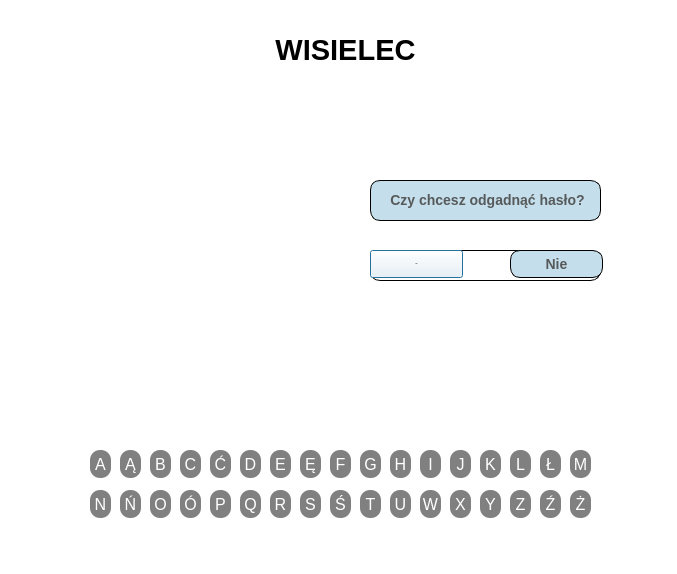
<?xml version="1.0" encoding="UTF-8"?>
<ui version="4.0">
 <class>Dialog</class>
 <widget class="QDialog" name="Dialog">
  <property name="geometry">
   <rect>
    <x>0</x>
    <y>0</y>
    <width>677</width>
    <height>574</height>
   </rect>
  </property>
  <property name="windowTitle">
   <string>Dialog</string>
  </property>
  <property name="styleSheet">
   <string notr="true">background-color: white</string>
  </property>
  <widget class="QLabel" name="question_label">
   <property name="geometry">
    <rect>
     <x>370</x>
     <y>180</y>
     <width>231</width>
     <height>41</height>
    </rect>
   </property>
   <property name="font">
    <font>
     <pointsize>-1</pointsize>
     <weight>75</weight>
     <bold>true</bold>
    </font>
   </property>
   <property name="styleSheet">
    <string notr="true">QLabel {
    color: #565A5B;
    border: 1px solid black;
	font-size: 14px;
    border-radius: 10px;
    background-color: #C5DEEB;
    padding: 3px;
    }

QPushButton:hover {
    background: qradialgradient(
        cx: 0.3, cy: -0.4, fx: 0.3, fy: -0.4,
        radius: 1.35, stop: 0 #fff, stop: 1 #A5E2FF
        );
    }

QPushButton:pressed {
    color: #0B5AE1;
    border-style: inset;
    background: qradialgradient(
        cx: 0.4, cy: -0.1, fx: 0.4, fy: -0.1,
        radius: 1.35, stop: 0 #fff, stop: 1 #D7B5F9
        );
    }</string>
   </property>
   <property name="text">
    <string>&lt;html&gt;&lt;head/&gt;&lt;body&gt;&lt;p align=&quot;center&quot;&gt;Czy chcesz odgadnąć hasło?&lt;/p&gt;&lt;/body&gt;&lt;/html&gt;</string>
   </property>
   <property name="scaledContents">
    <bool>false</bool>
   </property>
   <property name="wordWrap">
    <bool>false</bool>
   </property>
  </widget>
  <widget class="QPushButton" name="yes_pushButton">
   <property name="geometry">
    <rect>
     <x>370</x>
     <y>250</y>
     <width>93</width>
     <height>28</height>
    </rect>
   </property>
   <property name="font">
    <font>
     <pointsize>-1</pointsize>
     <weight>75</weight>
     <bold>true</bold>
    </font>
   </property>
   <property name="styleSheet">
    <string notr="true">QPushButton {
    color: #565A5B;
    border: 1px solid black;
	font-size: 14px;
    border-radius: 10px;
    background-color: #C5DEEB;
    padding: 3px;
    }

QPushButton:hover {
    background: qradialgradient(
        cx: 0.3, cy: -0.4, fx: 0.3, fy: -0.4,
        radius: 1.35, stop: 0 #fff, stop: 1 #A5E2FF
        );
    }

QPushButton:pressed {
    color: #0B5AE1;
    border-style: inset;
    background: qradialgradient(
        cx: 0.4, cy: -0.1, fx: 0.4, fy: -0.1,
        radius: 1.35, stop: 0 #fff, stop: 1 #D7B5F9
        );
    }background-color:silver;</string>
   </property>
   <property name="text">
    <string>Tak</string>
   </property>
  </widget>
  <widget class="QPushButton" name="no_pushButton">
   <property name="geometry">
    <rect>
     <x>510</x>
     <y>250</y>
     <width>93</width>
     <height>28</height>
    </rect>
   </property>
   <property name="font">
    <font>
     <pointsize>-1</pointsize>
     <weight>75</weight>
     <bold>true</bold>
    </font>
   </property>
   <property name="styleSheet">
    <string notr="true">QPushButton {
    color: #565A5B;
    border: 1px solid black;
	font-size: 14px;
    border-radius: 10px;
    background-color: #C5DEEB;
    padding: 3px;
    }

QPushButton:hover {
    background: qradialgradient(
        cx: 0.3, cy: -0.4, fx: 0.3, fy: -0.4,
        radius: 1.35, stop: 0 #fff, stop: 1 #A5E2FF
        );
    }

QPushButton:pressed {
    color: #0B5AE1;
    border-style: inset;
    background: qradialgradient(
        cx: 0.4, cy: -0.1, fx: 0.4, fy: -0.1,
        radius: 1.35, stop: 0 #fff, stop: 1 #D7B5F9
        );
    }</string>
   </property>
   <property name="text">
    <string>Nie</string>
   </property>
  </widget>
  <widget class="QLabel" name="wisielec_label">
   <property name="geometry">
    <rect>
     <x>70</x>
     <y>20</y>
     <width>551</width>
     <height>61</height>
    </rect>
   </property>
   <property name="font">
    <font>
     <pointsize>22</pointsize>
     <weight>75</weight>
     <bold>true</bold>
    </font>
   </property>
   <property name="layoutDirection">
    <enum>Qt::LeftToRight</enum>
   </property>
   <property name="styleSheet">
    <string notr="true">background-color:transparent;</string>
   </property>
   <property name="text">
    <string>&lt;html&gt;&lt;head/&gt;&lt;body&gt;&lt;p align=&quot;center&quot;&gt;&lt;span style=&quot; color:#000000;&quot;&gt;WISIELEC&lt;/span&gt;&lt;/p&gt;&lt;/body&gt;&lt;/html&gt;</string>
   </property>
  </widget>
  <widget class="QPushButton" name="a_pushButton">
   <property name="geometry">
    <rect>
     <x>90</x>
     <y>450</y>
     <width>21</width>
     <height>28</height>
    </rect>
   </property>
   <property name="styleSheet">
    <string notr="true">QPushButton {
                     border-radius: 10px;
                     background-color: grey;
                     color: white;
                     font-size: 16px;
                     }

QPushButton:hover {
                    background-color: #C0C0C0;
					color: yellow
                     }
QPushButton:pressed {
                     background-color: #A9A9A9;
                     }</string>
   </property>
   <property name="text">
    <string>A</string>
   </property>
  </widget>
  <widget class="QPushButton" name="aa_pushButton">
   <property name="geometry">
    <rect>
     <x>120</x>
     <y>450</y>
     <width>21</width>
     <height>28</height>
    </rect>
   </property>
   <property name="styleSheet">
    <string notr="true">QPushButton {
                     border-radius: 10px;
                     background-color: grey;
                     color: white;
                     font-size: 16px;
                     }

QPushButton:hover {
                    background-color: #C0C0C0;
					color: yellow
                     }
QPushButton:pressed {
                     background-color: #A9A9A9;
                     }</string>
   </property>
   <property name="text">
    <string>Ą</string>
   </property>
  </widget>
  <widget class="QPushButton" name="b_pushButton">
   <property name="geometry">
    <rect>
     <x>150</x>
     <y>450</y>
     <width>21</width>
     <height>28</height>
    </rect>
   </property>
   <property name="styleSheet">
    <string notr="true">QPushButton {
                     border-radius: 10px;
                     background-color: grey;
                     color: white;
                     font-size: 16px;
                     }

QPushButton:hover {
                    background-color: #C0C0C0;
					color: yellow
                     }
QPushButton:pressed {
                     background-color: #A9A9A9;
                     }</string>
   </property>
   <property name="text">
    <string>B</string>
   </property>
  </widget>
  <widget class="QPushButton" name="c_pushButton">
   <property name="geometry">
    <rect>
     <x>180</x>
     <y>450</y>
     <width>21</width>
     <height>28</height>
    </rect>
   </property>
   <property name="styleSheet">
    <string notr="true">QPushButton {
                     border-radius: 10px;
                     background-color: grey;
                     color: white;
                     font-size: 16px;
                     }

QPushButton:hover {
                    background-color: #C0C0C0;
					color: yellow
                     }
QPushButton:pressed {
                     background-color: #A9A9A9;
                     }</string>
   </property>
   <property name="inputMethodHints">
    <set>Qt::ImhNone</set>
   </property>
   <property name="text">
    <string>C</string>
   </property>
  </widget>
  <widget class="QPushButton" name="cc_pushButton">
   <property name="geometry">
    <rect>
     <x>210</x>
     <y>450</y>
     <width>21</width>
     <height>28</height>
    </rect>
   </property>
   <property name="styleSheet">
    <string notr="true">QPushButton {
                     border-radius: 10px;
                     background-color: grey;
                     color: white;
                     font-size: 16px;
                     }

QPushButton:hover {
                    background-color: #C0C0C0;
					color: yellow
                     }
QPushButton:pressed {
                     background-color: #A9A9A9;
                     }</string>
   </property>
   <property name="text">
    <string>Ć</string>
   </property>
  </widget>
  <widget class="QPushButton" name="nn_pushButton">
   <property name="geometry">
    <rect>
     <x>120</x>
     <y>490</y>
     <width>21</width>
     <height>28</height>
    </rect>
   </property>
   <property name="styleSheet">
    <string notr="true">QPushButton {
                     border-radius: 10px;
                     background-color: grey;
                     color: white;
                     font-size: 16px;
                     }

QPushButton:hover {
                    background-color: #C0C0C0;
					color: yellow
                     }
QPushButton:pressed {
                     background-color: #A9A9A9;
                     }</string>
   </property>
   <property name="text">
    <string>Ń</string>
   </property>
  </widget>
  <widget class="QPushButton" name="o_pushButton">
   <property name="geometry">
    <rect>
     <x>150</x>
     <y>490</y>
     <width>21</width>
     <height>28</height>
    </rect>
   </property>
   <property name="styleSheet">
    <string notr="true">QPushButton {
                     border-radius: 10px;
                     background-color: grey;
                     color: white;
                     font-size: 16px;
                     }

QPushButton:hover {
                    background-color: #C0C0C0;
					color: yellow
                     }
QPushButton:pressed {
                     background-color: #A9A9A9;
                     }</string>
   </property>
   <property name="text">
    <string>O</string>
   </property>
  </widget>
  <widget class="QPushButton" name="d_pushButton">
   <property name="geometry">
    <rect>
     <x>240</x>
     <y>450</y>
     <width>21</width>
     <height>28</height>
    </rect>
   </property>
   <property name="styleSheet">
    <string notr="true">QPushButton {
                     border-radius: 10px;
                     background-color: grey;
                     color: white;
                     font-size: 16px;
                     }

QPushButton:hover {
                    background-color: #C0C0C0;
					color: yellow
                     }
QPushButton:pressed {
                     background-color: #A9A9A9;
                     }</string>
   </property>
   <property name="text">
    <string>D</string>
   </property>
  </widget>
  <widget class="QPushButton" name="n_pushButton">
   <property name="geometry">
    <rect>
     <x>90</x>
     <y>490</y>
     <width>21</width>
     <height>28</height>
    </rect>
   </property>
   <property name="styleSheet">
    <string notr="true">QPushButton {
                     border-radius: 10px;
                     background-color: grey;
                     color: white;
                     font-size: 16px;
                     }

QPushButton:hover {
                    background-color: #C0C0C0;
					color: yellow
                     }
QPushButton:pressed {
                     background-color: #A9A9A9;
                     }</string>
   </property>
   <property name="text">
    <string>N</string>
   </property>
  </widget>
  <widget class="QPushButton" name="m_pushButton">
   <property name="geometry">
    <rect>
     <x>570</x>
     <y>450</y>
     <width>21</width>
     <height>28</height>
    </rect>
   </property>
   <property name="styleSheet">
    <string notr="true">QPushButton {
                     border-radius: 10px;
                     background-color: grey;
                     color: white;
                     font-size: 16px;
                     }

QPushButton:hover {
                    background-color: #C0C0C0;
					color: yellow
                     }
QPushButton:pressed {
                     background-color: #A9A9A9;
                     }</string>
   </property>
   <property name="text">
    <string>M</string>
   </property>
  </widget>
  <widget class="QPushButton" name="e_pushButton">
   <property name="geometry">
    <rect>
     <x>270</x>
     <y>450</y>
     <width>21</width>
     <height>28</height>
    </rect>
   </property>
   <property name="styleSheet">
    <string notr="true">QPushButton {
                     border-radius: 10px;
                     background-color: grey;
                     color: white;
                     font-size: 16px;
                     }

QPushButton:hover {
                    background-color: #C0C0C0;
					color: yellow
                     }
QPushButton:pressed {
                     background-color: #A9A9A9;
                     }</string>
   </property>
   <property name="text">
    <string>E</string>
   </property>
  </widget>
  <widget class="QPushButton" name="ee_pushButton">
   <property name="geometry">
    <rect>
     <x>300</x>
     <y>450</y>
     <width>21</width>
     <height>28</height>
    </rect>
   </property>
   <property name="styleSheet">
    <string notr="true">QPushButton {
                     border-radius: 10px;
                     background-color: grey;
                     color: white;
                     font-size: 16px;
                     }

QPushButton:hover {
                    background-color: #C0C0C0;
					color: yellow
                     }
QPushButton:pressed {
                     background-color: #A9A9A9;
                     }</string>
   </property>
   <property name="text">
    <string>Ę</string>
   </property>
  </widget>
  <widget class="QPushButton" name="oo_pushButton">
   <property name="geometry">
    <rect>
     <x>180</x>
     <y>490</y>
     <width>21</width>
     <height>28</height>
    </rect>
   </property>
   <property name="styleSheet">
    <string notr="true">QPushButton {
                     border-radius: 10px;
                     background-color: grey;
                     color: white;
                     font-size: 16px;
                     }

QPushButton:hover {
                    background-color: #C0C0C0;
					color: yellow
                     }
QPushButton:pressed {
                     background-color: #A9A9A9;
                     }</string>
   </property>
   <property name="text">
    <string>Ó</string>
   </property>
  </widget>
  <widget class="QPushButton" name="p_pushButton">
   <property name="geometry">
    <rect>
     <x>210</x>
     <y>490</y>
     <width>21</width>
     <height>28</height>
    </rect>
   </property>
   <property name="styleSheet">
    <string notr="true">QPushButton {
                     border-radius: 10px;
                     background-color: grey;
                     color: white;
                     font-size: 16px;
                     }

QPushButton:hover {
                    background-color: #C0C0C0;
					color: yellow
                     }
QPushButton:pressed {
                     background-color: #A9A9A9;
                     }</string>
   </property>
   <property name="text">
    <string>P</string>
   </property>
  </widget>
  <widget class="QPushButton" name="r_pushButton">
   <property name="geometry">
    <rect>
     <x>270</x>
     <y>490</y>
     <width>21</width>
     <height>28</height>
    </rect>
   </property>
   <property name="styleSheet">
    <string notr="true">QPushButton {
                     border-radius: 10px;
                     background-color: grey;
                     color: white;
                     font-size: 16px;
                     }

QPushButton:hover {
                    background-color: #C0C0C0;
					color: yellow
                     }
QPushButton:pressed {
                     background-color: #A9A9A9;
                     }</string>
   </property>
   <property name="text">
    <string>R</string>
   </property>
  </widget>
  <widget class="QPushButton" name="q_pushButton">
   <property name="geometry">
    <rect>
     <x>240</x>
     <y>490</y>
     <width>21</width>
     <height>28</height>
    </rect>
   </property>
   <property name="styleSheet">
    <string notr="true">QPushButton {
                     border-radius: 10px;
                     background-color: grey;
                     color: white;
                     font-size: 16px;
                     }

QPushButton:hover {
                    background-color: #C0C0C0;
					color: yellow
                     }
QPushButton:pressed {
                     background-color: #A9A9A9;
                     }</string>
   </property>
   <property name="text">
    <string>Q</string>
   </property>
  </widget>
  <widget class="QPushButton" name="i_pushButton">
   <property name="geometry">
    <rect>
     <x>420</x>
     <y>450</y>
     <width>21</width>
     <height>28</height>
    </rect>
   </property>
   <property name="styleSheet">
    <string notr="true">QPushButton {
                     border-radius: 10px;
                     background-color: grey;
                     color: white;
                     font-size: 16px;
                     }

QPushButton:hover {
                    background-color: #C0C0C0;
					color: yellow
                     }
QPushButton:pressed {
                     background-color: #A9A9A9;
                     }</string>
   </property>
   <property name="text">
    <string>I</string>
   </property>
  </widget>
  <widget class="QPushButton" name="ll_pushButton">
   <property name="geometry">
    <rect>
     <x>540</x>
     <y>450</y>
     <width>21</width>
     <height>28</height>
    </rect>
   </property>
   <property name="styleSheet">
    <string notr="true">QPushButton {
                     border-radius: 10px;
                     background-color: grey;
                     color: white;
                     font-size: 16px;
                     }

QPushButton:hover {
                    background-color: #C0C0C0;
					color: yellow
                     }
QPushButton:pressed {
                     background-color: #A9A9A9;
                     }</string>
   </property>
   <property name="text">
    <string>Ł</string>
   </property>
  </widget>
  <widget class="QPushButton" name="l_pushButton">
   <property name="geometry">
    <rect>
     <x>510</x>
     <y>450</y>
     <width>21</width>
     <height>28</height>
    </rect>
   </property>
   <property name="styleSheet">
    <string notr="true">QPushButton {
                     border-radius: 10px;
                     background-color: grey;
                     color: white;
                     font-size: 16px;
                     }

QPushButton:hover {
                    background-color: #C0C0C0;
					color: yellow
                     }
QPushButton:pressed {
                     background-color: #A9A9A9;
                     }</string>
   </property>
   <property name="text">
    <string>L</string>
   </property>
  </widget>
  <widget class="QPushButton" name="g_pushButton">
   <property name="geometry">
    <rect>
     <x>360</x>
     <y>450</y>
     <width>21</width>
     <height>28</height>
    </rect>
   </property>
   <property name="styleSheet">
    <string notr="true">QPushButton {
                     border-radius: 10px;
                     background-color: grey;
                     color: white;
                     font-size: 16px;
                     }

QPushButton:hover {
                    background-color: #C0C0C0;
					color: yellow
                     }
QPushButton:pressed {
                     background-color: #A9A9A9;
                     }</string>
   </property>
   <property name="text">
    <string>G</string>
   </property>
  </widget>
  <widget class="QPushButton" name="k_pushButton">
   <property name="geometry">
    <rect>
     <x>480</x>
     <y>450</y>
     <width>21</width>
     <height>28</height>
    </rect>
   </property>
   <property name="styleSheet">
    <string notr="true">QPushButton {
                     border-radius: 10px;
                     background-color: grey;
                     color: white;
                     font-size: 16px;
                     }

QPushButton:hover {
                    background-color: #C0C0C0;
					color: yellow
                     }
QPushButton:pressed {
                     background-color: #A9A9A9;
                     }</string>
   </property>
   <property name="text">
    <string>K</string>
   </property>
  </widget>
  <widget class="QPushButton" name="f_pushButton">
   <property name="geometry">
    <rect>
     <x>330</x>
     <y>450</y>
     <width>21</width>
     <height>28</height>
    </rect>
   </property>
   <property name="styleSheet">
    <string notr="true">QPushButton {
                     border-radius: 10px;
                     background-color: grey;
                     color: white;
                     font-size: 16px;
                     }

QPushButton:hover {
                    background-color: #C0C0C0;
					color: yellow
                     }
QPushButton:pressed {
                     background-color: #A9A9A9;
                     }</string>
   </property>
   <property name="text">
    <string>F</string>
   </property>
  </widget>
  <widget class="QPushButton" name="h_pushButton">
   <property name="geometry">
    <rect>
     <x>390</x>
     <y>450</y>
     <width>21</width>
     <height>28</height>
    </rect>
   </property>
   <property name="styleSheet">
    <string notr="true">QPushButton {
                     border-radius: 10px;
                     background-color: grey;
                     color: white;
                     font-size: 16px;
                     }

QPushButton:hover {
                    background-color: #C0C0C0;
					color: yellow
                     }
QPushButton:pressed {
                     background-color: #A9A9A9;
                     }</string>
   </property>
   <property name="text">
    <string>H</string>
   </property>
  </widget>
  <widget class="QPushButton" name="j_pushButton">
   <property name="geometry">
    <rect>
     <x>450</x>
     <y>450</y>
     <width>21</width>
     <height>28</height>
    </rect>
   </property>
   <property name="styleSheet">
    <string notr="true">QPushButton {
                     border-radius: 10px;
                     background-color: grey;
                     color: white;
                     font-size: 16px;
                     }

QPushButton:hover {
                    background-color: #C0C0C0;
					color: yellow
                     }
QPushButton:pressed {
                     background-color: #A9A9A9;
                     }</string>
   </property>
   <property name="text">
    <string>J</string>
   </property>
  </widget>
  <widget class="QPushButton" name="w_pushButton">
   <property name="geometry">
    <rect>
     <x>420</x>
     <y>490</y>
     <width>21</width>
     <height>28</height>
    </rect>
   </property>
   <property name="styleSheet">
    <string notr="true">QPushButton {
                     border-radius: 10px;
                     background-color: grey;
                     color: white;
                     font-size: 16px;
                     }

QPushButton:hover {
                    background-color: #C0C0C0;
					color: yellow
                     }
QPushButton:pressed {
                     background-color: #A9A9A9;
                     }</string>
   </property>
   <property name="text">
    <string>W</string>
   </property>
  </widget>
  <widget class="QPushButton" name="zzz_pushButton">
   <property name="geometry">
    <rect>
     <x>570</x>
     <y>490</y>
     <width>21</width>
     <height>28</height>
    </rect>
   </property>
   <property name="styleSheet">
    <string notr="true">QPushButton {
                     border-radius: 10px;
                     background-color: grey;
                     color: white;
                     font-size: 16px;
                     }

QPushButton:hover {
                    background-color: #C0C0C0;
					color: yellow
                     }
QPushButton:pressed {
                     background-color: #A9A9A9;
                     }</string>
   </property>
   <property name="text">
    <string>Ż</string>
   </property>
  </widget>
  <widget class="QPushButton" name="zz_pushButton">
   <property name="geometry">
    <rect>
     <x>540</x>
     <y>490</y>
     <width>21</width>
     <height>28</height>
    </rect>
   </property>
   <property name="styleSheet">
    <string notr="true">QPushButton {
                     border-radius: 10px;
                     background-color: grey;
                     color: white;
                     font-size: 16px;
                     }

QPushButton:hover {
                    background-color: #C0C0C0;
					color: yellow
                     }
QPushButton:pressed {
                     background-color: #A9A9A9;
                     }</string>
   </property>
   <property name="text">
    <string>Ź</string>
   </property>
  </widget>
  <widget class="QPushButton" name="t_pushButton">
   <property name="geometry">
    <rect>
     <x>360</x>
     <y>490</y>
     <width>21</width>
     <height>28</height>
    </rect>
   </property>
   <property name="styleSheet">
    <string notr="true">QPushButton {
                     border-radius: 10px;
                     background-color: grey;
                     color: white;
                     font-size: 16px;
                     }

QPushButton:hover {
                    background-color: #C0C0C0;
					color: yellow
                     }
QPushButton:pressed {
                     background-color: #A9A9A9;
                     }</string>
   </property>
   <property name="text">
    <string>T</string>
   </property>
  </widget>
  <widget class="QPushButton" name="z_pushButton">
   <property name="geometry">
    <rect>
     <x>510</x>
     <y>490</y>
     <width>21</width>
     <height>28</height>
    </rect>
   </property>
   <property name="styleSheet">
    <string notr="true">QPushButton {
                     border-radius: 10px;
                     background-color: grey;
                     color: white;
                     font-size: 16px;
                     }

QPushButton:hover {
                    background-color: #C0C0C0;
					color: yellow
                     }
QPushButton:pressed {
                     background-color: #A9A9A9;
                     }</string>
   </property>
   <property name="text">
    <string>Z</string>
   </property>
  </widget>
  <widget class="QPushButton" name="s_pushButton">
   <property name="geometry">
    <rect>
     <x>300</x>
     <y>490</y>
     <width>21</width>
     <height>28</height>
    </rect>
   </property>
   <property name="styleSheet">
    <string notr="true">QPushButton {
                     border-radius: 10px;
                     background-color: grey;
                     color: white;
                     font-size: 16px;
                     }

QPushButton:hover {
                    background-color: #C0C0C0;
					color: yellow
                     }
QPushButton:pressed {
                     background-color: #A9A9A9;
                     }</string>
   </property>
   <property name="text">
    <string>S</string>
   </property>
  </widget>
  <widget class="QPushButton" name="u_pushButton">
   <property name="geometry">
    <rect>
     <x>390</x>
     <y>490</y>
     <width>21</width>
     <height>28</height>
    </rect>
   </property>
   <property name="styleSheet">
    <string notr="true">QPushButton {
                     border-radius: 10px;
                     background-color: grey;
                     color: white;
                     font-size: 16px;
                     }

QPushButton:hover {
                    background-color: #C0C0C0;
					color: yellow
                     }
QPushButton:pressed {
                     background-color: #A9A9A9;
                     }</string>
   </property>
   <property name="text">
    <string>U</string>
   </property>
  </widget>
  <widget class="QPushButton" name="y_pushButton">
   <property name="geometry">
    <rect>
     <x>480</x>
     <y>490</y>
     <width>21</width>
     <height>28</height>
    </rect>
   </property>
   <property name="styleSheet">
    <string notr="true">QPushButton {
                     border-radius: 10px;
                     background-color: grey;
                     color: white;
                     font-size: 16px;
                     }

QPushButton:hover {
                    background-color: #C0C0C0;
					color: yellow
                     }
QPushButton:pressed {
                     background-color: #A9A9A9;
                     }</string>
   </property>
   <property name="text">
    <string>Y</string>
   </property>
  </widget>
  <widget class="QPushButton" name="ss_pushButton">
   <property name="geometry">
    <rect>
     <x>330</x>
     <y>490</y>
     <width>21</width>
     <height>28</height>
    </rect>
   </property>
   <property name="styleSheet">
    <string notr="true">QPushButton {
                     border-radius: 10px;
                     background-color: grey;
                     color: white;
                     font-size: 16px;
                     }

QPushButton:hover {
                    background-color: #C0C0C0;
					color: yellow
                     }
QPushButton:pressed {
                     background-color: #A9A9A9;
                     }</string>
   </property>
   <property name="text">
    <string>Ś</string>
   </property>
  </widget>
  <widget class="QPushButton" name="x_pushButton">
   <property name="geometry">
    <rect>
     <x>450</x>
     <y>490</y>
     <width>21</width>
     <height>28</height>
    </rect>
   </property>
   <property name="styleSheet">
    <string notr="true">QPushButton {
                     border-radius: 10px;
                     background-color: grey;
                     color: white;
                     font-size: 16px;
                     }

QPushButton:hover {
                    background-color: #C0C0C0;
					color: yellow
                     }
QPushButton:pressed {
                     background-color: #A9A9A9;
                     }</string>
   </property>
   <property name="text">
    <string>X</string>
   </property>
  </widget>
  <widget class="QLabel" name="szub1_label">
   <property name="geometry">
    <rect>
     <x>0</x>
     <y>70</y>
     <width>381</width>
     <height>500</height>
    </rect>
   </property>
   <property name="styleSheet">
    <string notr="true">background-color:transparent;</string>
   </property>
   <property name="text">
    <string/>
   </property>
   <property name="pixmap">
    <pixmap>Zdjęcia szubienicy/szub1.png</pixmap>
   </property>
   <property name="scaledContents">
    <bool>true</bool>
   </property>
  </widget>
  <widget class="QLabel" name="szub2_label">
   <property name="geometry">
    <rect>
     <x>0</x>
     <y>70</y>
     <width>381</width>
     <height>500</height>
    </rect>
   </property>
   <property name="styleSheet">
    <string notr="true">background-color:transparent;</string>
   </property>
   <property name="text">
    <string/>
   </property>
   <property name="pixmap">
    <pixmap>../../../Downloads/szub2.png.png</pixmap>
   </property>
  </widget>
  <widget class="QLabel" name="szub4_label">
   <property name="geometry">
    <rect>
     <x>0</x>
     <y>70</y>
     <width>381</width>
     <height>500</height>
    </rect>
   </property>
   <property name="styleSheet">
    <string notr="true">background-color:transparent;</string>
   </property>
   <property name="text">
    <string/>
   </property>
  </widget>
  <widget class="QLabel" name="szub3_label">
   <property name="geometry">
    <rect>
     <x>0</x>
     <y>70</y>
     <width>381</width>
     <height>500</height>
    </rect>
   </property>
   <property name="styleSheet">
    <string notr="true">background-color:transparent;</string>
   </property>
   <property name="text">
    <string/>
   </property>
   <property name="pixmap">
    <pixmap>../../../Downloads/szub3.png.png</pixmap>
   </property>
   <property name="scaledContents">
    <bool>true</bool>
   </property>
  </widget>
  <widget class="QLabel" name="szub5_label">
   <property name="geometry">
    <rect>
     <x>0</x>
     <y>70</y>
     <width>381</width>
     <height>500</height>
    </rect>
   </property>
   <property name="styleSheet">
    <string notr="true">background-color:transparent;</string>
   </property>
   <property name="text">
    <string/>
   </property>
   <property name="pixmap">
    <pixmap>../../../Downloads/szub5.png.png</pixmap>
   </property>
  </widget>
  <widget class="QLabel" name="szub6_label">
   <property name="geometry">
    <rect>
     <x>0</x>
     <y>70</y>
     <width>381</width>
     <height>500</height>
    </rect>
   </property>
   <property name="styleSheet">
    <string notr="true">background-color:transparent;</string>
   </property>
   <property name="text">
    <string/>
   </property>
   <property name="pixmap">
    <pixmap>../../../Downloads/szub6.png.png</pixmap>
   </property>
   <property name="scaledContents">
    <bool>true</bool>
   </property>
  </widget>
  <widget class="QLabel" name="szub7_label">
   <property name="geometry">
    <rect>
     <x>0</x>
     <y>70</y>
     <width>381</width>
     <height>500</height>
    </rect>
   </property>
   <property name="styleSheet">
    <string notr="true">background-color:transparent;</string>
   </property>
   <property name="text">
    <string/>
   </property>
   <property name="pixmap">
    <pixmap>../../../Downloads/szub7.png.png</pixmap>
   </property>
  </widget>
  <widget class="QLabel" name="szub8_label">
   <property name="geometry">
    <rect>
     <x>0</x>
     <y>70</y>
     <width>381</width>
     <height>500</height>
    </rect>
   </property>
   <property name="styleSheet">
    <string notr="true">background-color:transparent;</string>
   </property>
   <property name="text">
    <string/>
   </property>
   <property name="pixmap">
    <pixmap>../../../Downloads/szub8.png.png</pixmap>
   </property>
  </widget>
  <widget class="QLabel" name="szub9_label">
   <property name="geometry">
    <rect>
     <x>0</x>
     <y>70</y>
     <width>381</width>
     <height>500</height>
    </rect>
   </property>
   <property name="styleSheet">
    <string notr="true">background-color:transparent;</string>
   </property>
   <property name="text">
    <string/>
   </property>
   <property name="pixmap">
    <pixmap>../../../Downloads/szub9.png</pixmap>
   </property>
  </widget>
  <widget class="QLineEdit" name="finalword_lineEdit">
   <property name="geometry">
    <rect>
     <x>370</x>
     <y>250</y>
     <width>231</width>
     <height>31</height>
    </rect>
   </property>
   <property name="styleSheet">
    <string notr="true">QLineEdit {
    color: black;
    border: 1px solid black;
	font-size: 14px;
    border-radius: 10px;
    background-color: white;
    padding: 3px;
    }</string>
   </property>
  </widget>
  <widget class="QLabel" name="keyword_label">
   <property name="geometry">
    <rect>
     <x>70</x>
     <y>370</y>
     <width>551</width>
     <height>41</height>
    </rect>
   </property>
   <property name="font">
    <font>
     <pointsize>16</pointsize>
     <weight>75</weight>
     <bold>true</bold>
    </font>
   </property>
   <property name="styleSheet">
    <string notr="true">background-color:transparent;</string>
   </property>
   <property name="text">
    <string/>
   </property>
   <property name="alignment">
    <set>Qt::AlignCenter</set>
   </property>
  </widget>
  <zorder>finalword_lineEdit</zorder>
  <zorder>szub2_label</zorder>
  <zorder>szub1_label</zorder>
  <zorder>question_label</zorder>
  <zorder>yes_pushButton</zorder>
  <zorder>no_pushButton</zorder>
  <zorder>wisielec_label</zorder>
  <zorder>a_pushButton</zorder>
  <zorder>aa_pushButton</zorder>
  <zorder>b_pushButton</zorder>
  <zorder>c_pushButton</zorder>
  <zorder>cc_pushButton</zorder>
  <zorder>nn_pushButton</zorder>
  <zorder>o_pushButton</zorder>
  <zorder>d_pushButton</zorder>
  <zorder>n_pushButton</zorder>
  <zorder>m_pushButton</zorder>
  <zorder>e_pushButton</zorder>
  <zorder>ee_pushButton</zorder>
  <zorder>oo_pushButton</zorder>
  <zorder>p_pushButton</zorder>
  <zorder>r_pushButton</zorder>
  <zorder>q_pushButton</zorder>
  <zorder>i_pushButton</zorder>
  <zorder>ll_pushButton</zorder>
  <zorder>l_pushButton</zorder>
  <zorder>g_pushButton</zorder>
  <zorder>k_pushButton</zorder>
  <zorder>f_pushButton</zorder>
  <zorder>h_pushButton</zorder>
  <zorder>j_pushButton</zorder>
  <zorder>w_pushButton</zorder>
  <zorder>zzz_pushButton</zorder>
  <zorder>zz_pushButton</zorder>
  <zorder>t_pushButton</zorder>
  <zorder>z_pushButton</zorder>
  <zorder>s_pushButton</zorder>
  <zorder>u_pushButton</zorder>
  <zorder>y_pushButton</zorder>
  <zorder>ss_pushButton</zorder>
  <zorder>x_pushButton</zorder>
  <zorder>szub4_label</zorder>
  <zorder>szub5_label</zorder>
  <zorder>szub6_label</zorder>
  <zorder>szub7_label</zorder>
  <zorder>szub8_label</zorder>
  <zorder>szub9_label</zorder>
  <zorder>szub3_label</zorder>
  <zorder>keyword_label</zorder>
 </widget>
 <resources/>
 <connections/>
</ui>
